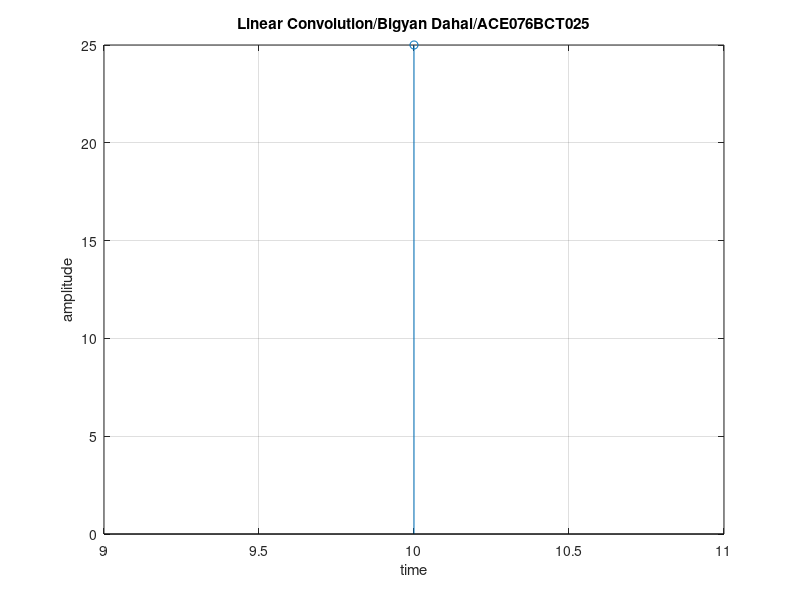

Source code (MATLAB):
clc;
clear all;
close all;
x1=input('Input sequence x[n]: ');
x2=input('Starting time index of x[n]: ');
h1=input('Impulse response h[n]: ');
h2=input('Starting time index of h[n]: ');
y=conv(x1,h1);
n=x2+h2:length(y)+x2+h2-1;
display('The convoluted sequence is given below');
y
stem(n,y);
xlabel('time');
ylabel('amplitude');
title('Linear Convolution/Bigyan Dahal/ACE076BCT025');
grid on;